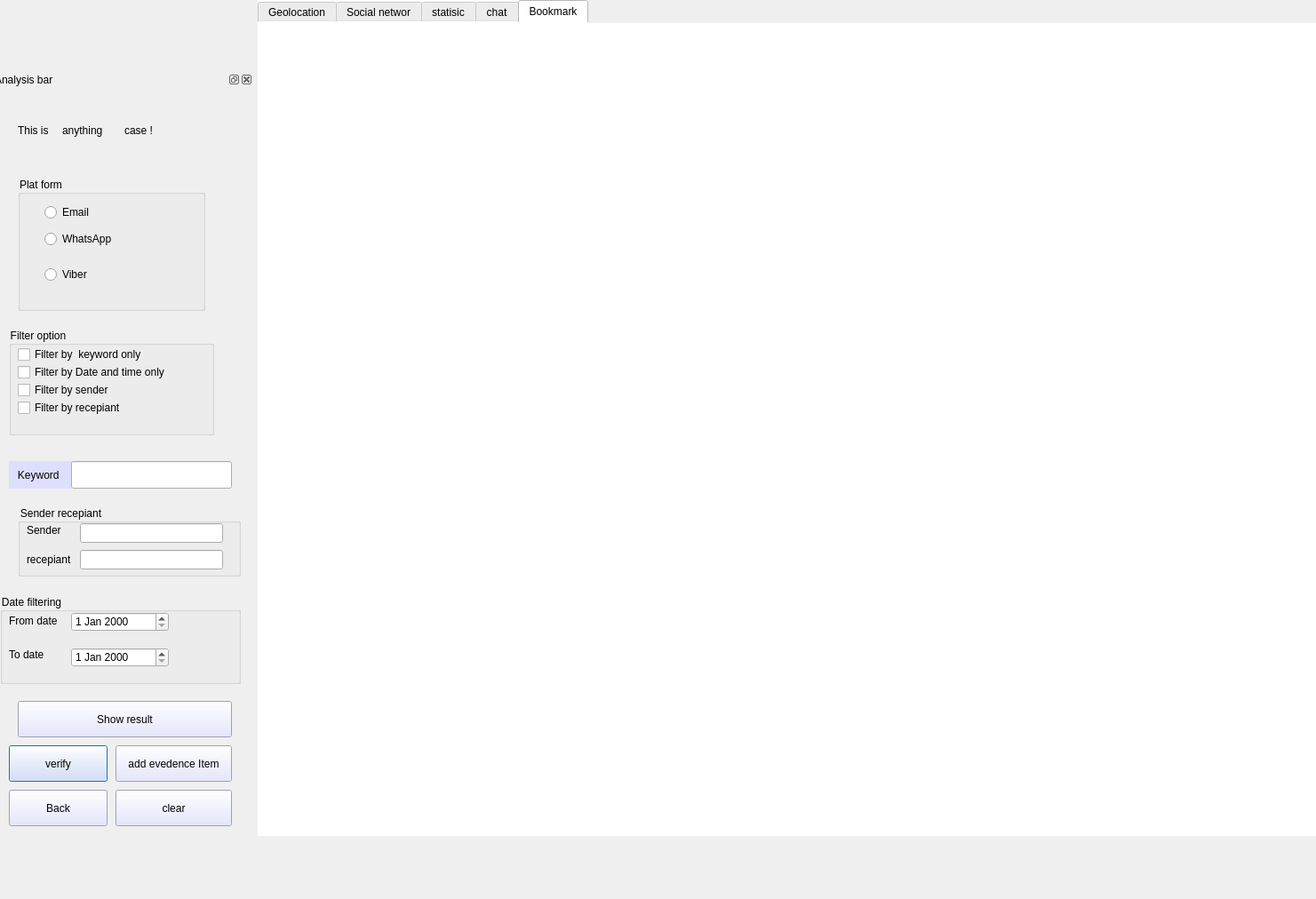
<?xml version="1.0" encoding="UTF-8"?>
<ui version="4.0">
 <class>DialogAnalysis</class>
 <widget class="QDialog" name="DialogAnalysis">
  <property name="geometry">
   <rect>
    <x>0</x>
    <y>0</y>
    <width>1481</width>
    <height>1012</height>
   </rect>
  </property>
  <property name="windowTitle">
   <string>Dialog</string>
  </property>
  <widget class="QTabWidget" name="tabWidgetBookMark">
   <property name="geometry">
    <rect>
     <x>290</x>
     <y>0</y>
     <width>1201</width>
     <height>941</height>
    </rect>
   </property>
   <property name="styleSheet">
    <string notr="true">border-left-color: rgb(0, 0, 0);
border-color: rgb(0, 0, 0);
selection-color: rgb(170, 255, 255);
background-color: rgb(255, 255, 255);</string>
   </property>
   <property name="currentIndex">
    <number>4</number>
   </property>
   <widget class="QWidget" name="geoloctab">
    <attribute name="title">
     <string>Geolocation</string>
    </attribute>
   </widget>
   <widget class="QWidget" name="SocialNetworktab">
    <attribute name="title">
     <string>Social networ</string>
    </attribute>
   </widget>
   <widget class="QWidget" name="statisictap">
    <attribute name="title">
     <string>statisic</string>
    </attribute>
   </widget>
   <widget class="QWidget" name="chat_tap">
    <attribute name="title">
     <string>chat</string>
    </attribute>
    <widget class="QTableWidget" name="tableWidget">
     <property name="geometry">
      <rect>
       <x>0</x>
       <y>-30</y>
       <width>1161</width>
       <height>921</height>
      </rect>
     </property>
     <column>
      <property name="text">
       <string>Sender first name</string>
      </property>
     </column>
     <column>
      <property name="text">
       <string>Sender last name</string>
      </property>
     </column>
     <column>
      <property name="text">
       <string>Recepiant number</string>
      </property>
     </column>
     <column>
      <property name="text">
       <string>Reciepiant first name</string>
      </property>
     </column>
     <column>
      <property name="text">
       <string>Recipeant last name </string>
      </property>
     </column>
     <column>
      <property name="text">
       <string>Text message</string>
      </property>
     </column>
    </widget>
   </widget>
   <widget class="QWidget" name="tab_bookmark">
    <attribute name="title">
     <string>Bookmark</string>
    </attribute>
   </widget>
  </widget>
  <widget class="QDockWidget" name="dockWidget_analysis">
   <property name="geometry">
    <rect>
     <x>-10</x>
     <y>80</y>
     <width>295</width>
     <height>941</height>
    </rect>
   </property>
   <property name="styleSheet">
    <string notr="true">
alternate-background-color: rgb(243, 247, 255);
</string>
   </property>
   <property name="windowTitle">
    <string>Analysis bar</string>
   </property>
   <widget class="QWidget" name="dockWidgetContents_2">
    <widget class="QGroupBox" name="groupBox_2">
     <property name="geometry">
      <rect>
       <x>30</x>
       <y>100</y>
       <width>211</width>
       <height>151</height>
      </rect>
     </property>
     <property name="title">
      <string>Plat form</string>
     </property>
     <widget class="QRadioButton" name="radioButtonEmail">
      <property name="geometry">
       <rect>
        <x>30</x>
        <y>30</y>
        <width>95</width>
        <height>20</height>
       </rect>
      </property>
      <property name="text">
       <string>Email</string>
      </property>
     </widget>
     <widget class="QRadioButton" name="radioButton_whatsApp">
      <property name="geometry">
       <rect>
        <x>30</x>
        <y>60</y>
        <width>95</width>
        <height>20</height>
       </rect>
      </property>
      <property name="text">
       <string>WhatsApp</string>
      </property>
     </widget>
     <widget class="QRadioButton" name="radioButton_viber">
      <property name="geometry">
       <rect>
        <x>30</x>
        <y>100</y>
        <width>95</width>
        <height>20</height>
       </rect>
      </property>
      <property name="text">
       <string>Viber</string>
      </property>
     </widget>
    </widget>
    <widget class="QGroupBox" name="groupBox_3">
     <property name="geometry">
      <rect>
       <x>20</x>
       <y>270</y>
       <width>231</width>
       <height>121</height>
      </rect>
     </property>
     <property name="title">
      <string>Filter option</string>
     </property>
     <widget class="QCheckBox" name="checkBox_filterKeyWord">
      <property name="geometry">
       <rect>
        <x>10</x>
        <y>20</y>
        <width>201</width>
        <height>20</height>
       </rect>
      </property>
      <property name="text">
       <string>Filter by  keyword only</string>
      </property>
     </widget>
     <widget class="QCheckBox" name="checkBox_FiterTimeDate">
      <property name="geometry">
       <rect>
        <x>10</x>
        <y>40</y>
        <width>171</width>
        <height>20</height>
       </rect>
      </property>
      <property name="text">
       <string>Filter by Date and time only</string>
      </property>
     </widget>
     <widget class="QCheckBox" name="checkBox_sender">
      <property name="geometry">
       <rect>
        <x>10</x>
        <y>60</y>
        <width>201</width>
        <height>20</height>
       </rect>
      </property>
      <property name="text">
       <string>Filter by sender</string>
      </property>
     </widget>
     <widget class="QCheckBox" name="checkBox">
      <property name="geometry">
       <rect>
        <x>10</x>
        <y>80</y>
        <width>141</width>
        <height>20</height>
       </rect>
      </property>
      <property name="text">
       <string>Filter by recepiant</string>
      </property>
     </widget>
    </widget>
    <widget class="QPushButton" name="btnVerify">
     <property name="geometry">
      <rect>
       <x>20</x>
       <y>740</y>
       <width>111</width>
       <height>41</height>
      </rect>
     </property>
     <property name="styleSheet">
      <string notr="true">background-color: rgb(222, 223, 255);</string>
     </property>
     <property name="text">
      <string>verify</string>
     </property>
    </widget>
    <widget class="QLabel" name="label_casename">
     <property name="geometry">
      <rect>
       <x>80</x>
       <y>40</y>
       <width>51</width>
       <height>16</height>
      </rect>
     </property>
     <property name="text">
      <string>anything</string>
     </property>
    </widget>
    <widget class="QLabel" name="label_6">
     <property name="geometry">
      <rect>
       <x>30</x>
       <y>40</y>
       <width>41</width>
       <height>16</height>
      </rect>
     </property>
     <property name="text">
      <string>This is</string>
     </property>
    </widget>
    <widget class="QLabel" name="label_13">
     <property name="geometry">
      <rect>
       <x>150</x>
       <y>40</y>
       <width>55</width>
       <height>16</height>
      </rect>
     </property>
     <property name="text">
      <string>case !</string>
     </property>
    </widget>
    <widget class="QPushButton" name="btnSnapshot">
     <property name="geometry">
      <rect>
       <x>140</x>
       <y>740</y>
       <width>131</width>
       <height>41</height>
      </rect>
     </property>
     <property name="styleSheet">
      <string notr="true">background-color: rgb(222, 223, 255);</string>
     </property>
     <property name="text">
      <string>add evedence Item</string>
     </property>
    </widget>
    <widget class="QPushButton" name="btnClear">
     <property name="geometry">
      <rect>
       <x>140</x>
       <y>790</y>
       <width>131</width>
       <height>41</height>
      </rect>
     </property>
     <property name="autoFillBackground">
      <bool>false</bool>
     </property>
     <property name="styleSheet">
      <string notr="true">background-color: rgb(222, 223, 255);
</string>
     </property>
     <property name="text">
      <string>clear</string>
     </property>
    </widget>
    <widget class="QPushButton" name="pushButton">
     <property name="geometry">
      <rect>
       <x>20</x>
       <y>790</y>
       <width>111</width>
       <height>41</height>
      </rect>
     </property>
     <property name="styleSheet">
      <string notr="true">background-color: rgb(222, 223, 255);</string>
     </property>
     <property name="text">
      <string>Back</string>
     </property>
    </widget>
    <widget class="QPushButton" name="btnshowResult">
     <property name="geometry">
      <rect>
       <x>30</x>
       <y>690</y>
       <width>241</width>
       <height>41</height>
      </rect>
     </property>
     <property name="styleSheet">
      <string notr="true">background-color: rgb(222, 223, 255);</string>
     </property>
     <property name="text">
      <string>Show result</string>
     </property>
    </widget>
    <widget class="QLabel" name="label_5">
     <property name="geometry">
      <rect>
       <x>20</x>
       <y>420</y>
       <width>71</width>
       <height>31</height>
      </rect>
     </property>
     <property name="styleSheet">
      <string notr="true">background-color: rgb(222, 223, 255);</string>
     </property>
     <property name="text">
      <string>   Keyword</string>
     </property>
    </widget>
    <widget class="QLineEdit" name="lineEdit_serchKeyWord_ForChat">
     <property name="geometry">
      <rect>
       <x>90</x>
       <y>420</y>
       <width>181</width>
       <height>31</height>
      </rect>
     </property>
    </widget>
    <widget class="QGroupBox" name="groupBox_6">
     <property name="geometry">
      <rect>
       <x>30</x>
       <y>470</y>
       <width>251</width>
       <height>80</height>
      </rect>
     </property>
     <property name="title">
      <string>Sender recepiant</string>
     </property>
     <widget class="QLineEdit" name="lineEdit_Sender">
      <property name="geometry">
       <rect>
        <x>70</x>
        <y>20</y>
        <width>161</width>
        <height>22</height>
       </rect>
      </property>
     </widget>
     <widget class="QLabel" name="label_3">
      <property name="geometry">
       <rect>
        <x>10</x>
        <y>20</y>
        <width>41</width>
        <height>16</height>
       </rect>
      </property>
      <property name="text">
       <string>Sender</string>
      </property>
     </widget>
     <widget class="QLineEdit" name="lineEdit_Recepian">
      <property name="geometry">
       <rect>
        <x>70</x>
        <y>50</y>
        <width>161</width>
        <height>22</height>
       </rect>
      </property>
     </widget>
     <widget class="QLabel" name="label_4">
      <property name="geometry">
       <rect>
        <x>10</x>
        <y>50</y>
        <width>55</width>
        <height>21</height>
       </rect>
      </property>
      <property name="text">
       <string>recepiant</string>
      </property>
     </widget>
    </widget>
    <widget class="QGroupBox" name="groupBox_5">
     <property name="geometry">
      <rect>
       <x>10</x>
       <y>570</y>
       <width>271</width>
       <height>101</height>
      </rect>
     </property>
     <property name="title">
      <string>Date filtering</string>
     </property>
     <widget class="QLabel" name="label_2">
      <property name="geometry">
       <rect>
        <x>10</x>
        <y>60</y>
        <width>55</width>
        <height>16</height>
       </rect>
      </property>
      <property name="text">
       <string>To date</string>
      </property>
     </widget>
     <widget class="QLabel" name="label">
      <property name="geometry">
       <rect>
        <x>10</x>
        <y>20</y>
        <width>61</width>
        <height>20</height>
       </rect>
      </property>
      <property name="text">
       <string>From date</string>
      </property>
     </widget>
     <widget class="QDateEdit" name="dateEdit_dateFrom">
      <property name="geometry">
       <rect>
        <x>80</x>
        <y>20</y>
        <width>110</width>
        <height>22</height>
       </rect>
      </property>
     </widget>
     <widget class="QDateEdit" name="dateEdit_dateTo">
      <property name="geometry">
       <rect>
        <x>80</x>
        <y>60</y>
        <width>110</width>
        <height>22</height>
       </rect>
      </property>
     </widget>
    </widget>
   </widget>
  </widget>
 </widget>
 <resources/>
 <connections/>
</ui>
